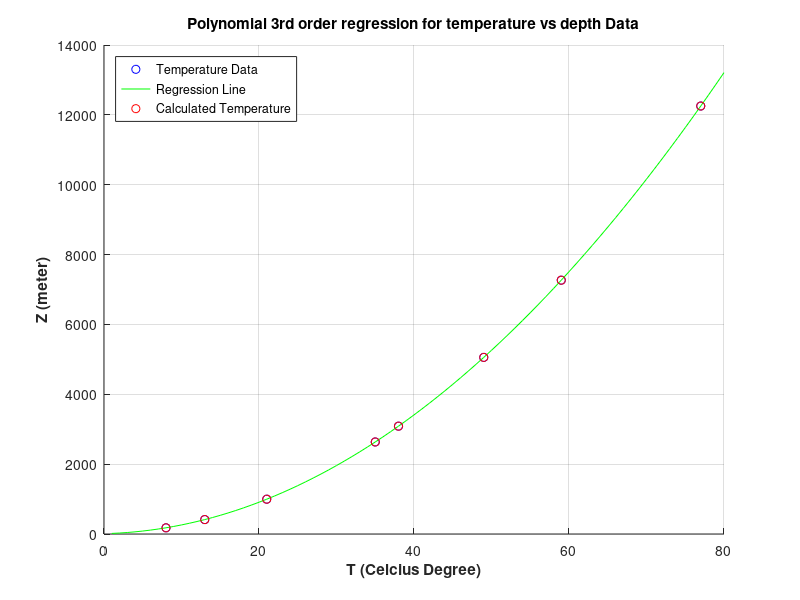

Here is the MATLAB script that generated this plot:
%Polynomial 2nd order regression for temperature vs depth data
%Mohammad Rheza Zamani
clear all;
clc;
d = importdata('data2.txt');
T = d(:,1); 
Z = d(:,2); 
k = zeros(length(Z), 1);
for i = 1 : length(Z) 
    k(:, 1 ) = zeros(length(Z), 1) + 1;
end

%Kernel Matrix
z = [Z.^2 Z k];

% Inversion
m=inv(z'*z)*z'*T

%RSME
Tcal=z*m; 
t=T-Tcal ;
rmse=sqrt(mean(t.^2))

%Plotting Data
hold on 
for i=1:80
    zreg(i)=i;
    Treg(i)=(zreg(i))^2*m(1)+zreg(i)*m(2)+ m(3);
end
plot(z(:,2),T,'bo') 
plot(zreg,Treg,'g'); 
plot(z(:,2),Tcal,'ro') 
xlabel('T (Celcius Degree)','Fontweight','bold')
ylabel('Z (meter)','Fontweight','bold')
legend('Temperature Data','Regression Line','Calculated Temperature','Location','Northwest')
title('Polynomial 3rd order regression for temperature vs depth Data')
grid on
hold off